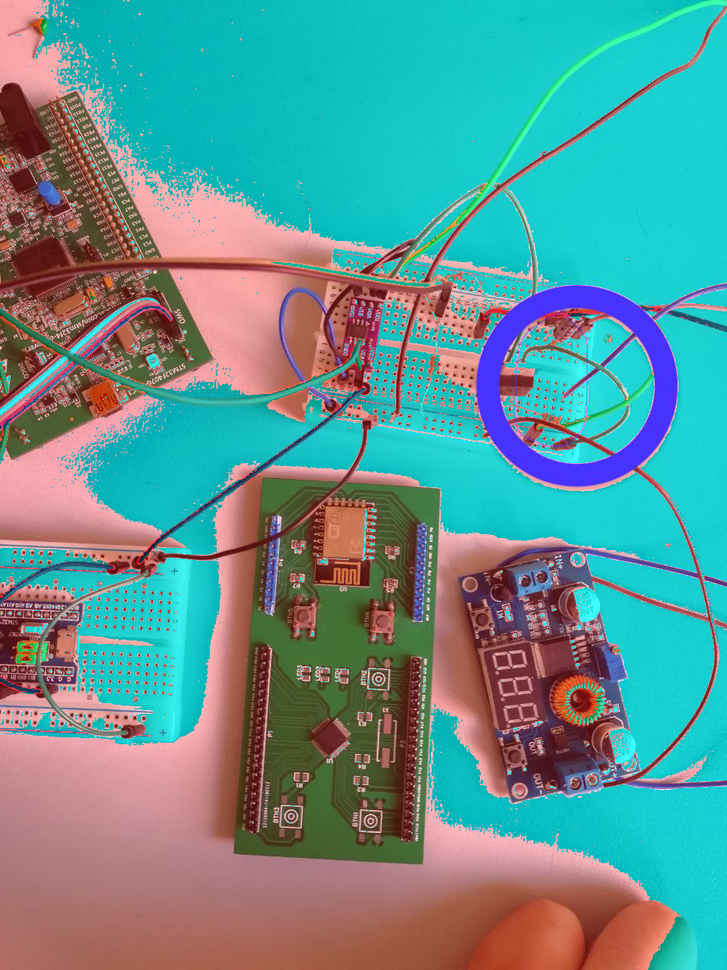
#> input picture static/image.png, 727 x 970 px, shrunk from 960 x 1280 before the run
$ python test_skimage.py
#> lines starting #> are read from the running program, lines starting #| are printed output that depends on the picture
from skimage import io


image = io.imread("./static/image.png")
#> image is the input picture: shape (970, 727, 3); mean R, G, B 96.3, 146.6, 145.6
print(image.shape)
#| (970, 727, 3)
image[:, : , 0] += 100
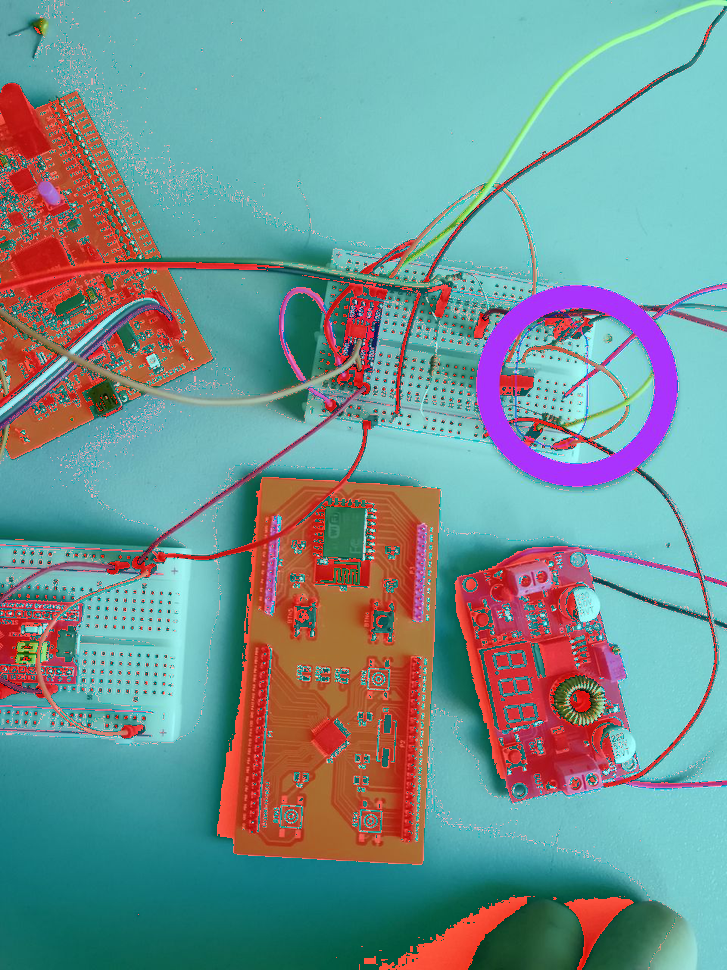
#> image: shape (970, 727, 3); mean R, G, B 115, 146.6, 145.6
io.imsave("tmp.png", image)
